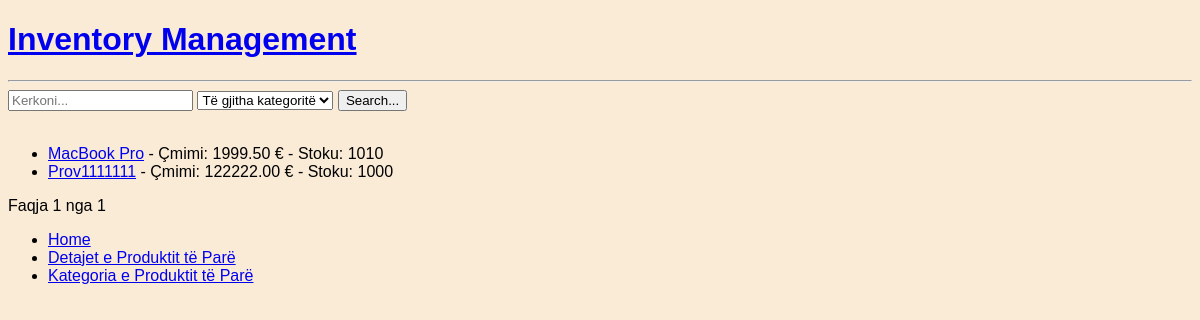
/product_list/, run on an earlier commit of the app's database.
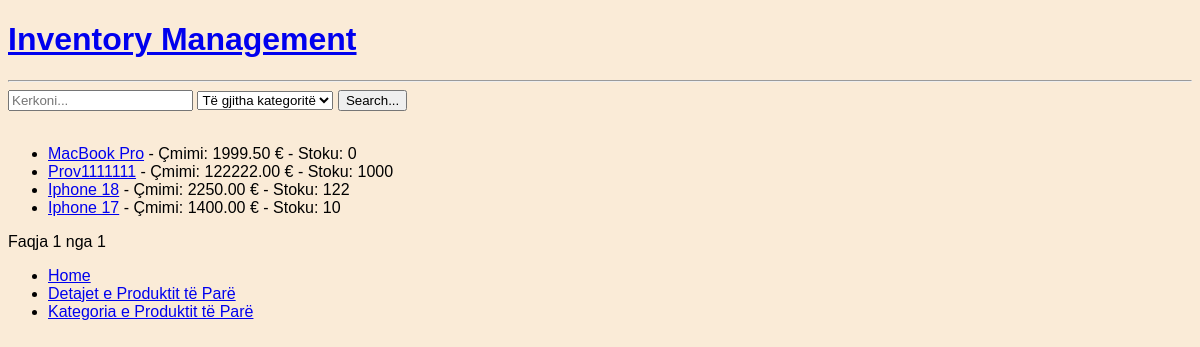
And on a later commit of the database.
### stock/models.py (models this page shows, shortened)
class Product(models.Model):
    category = models.ForeignKey(Category, on_delete=models.CASCADE)
    name = models.CharField(max_length=255)
    description = models.TextField(null=True, blank=True)
    price = models.DecimalField(max_digits=10, decimal_places=2)
    stock_quantity = models.PositiveIntegerField(default=0)
    minimum_stock = models.PositiveIntegerField(default=5)
    created_at = models.DateTimeField(auto_now_add=True)
    updated_at = models.DateTimeField(auto_now=True)

### stock/views.py (the view)
# urls.py: path('product_list/', views.product_list, name='product_list'),
def product_list(request):
    query = request.GET.get('q', '')
    category_id = request.GET.get('category', '')
    products = Product.objects.all()
    if query:
        products = products.filter(Q(name__icontains=query) | Q(description__icontains=query))
    if category_id:
        products = products.filter(category_id=category_id)
    paginator = Paginator(products, 10)
    page_number = request.GET.get('page')
    page_obj = paginator.get_page(page_number)
    categories = Category.objects.all()
    return render(request, 'product_list.html', {'query':query, 'category_id':category_id, 'products':products, 'paginator':paginator,
                    'page_number':page_number, 'page_obj':page_obj, 'categories':categories})

### templates/product_list.html (shortened to what this page needs)
{% extends 'main.html' %}
{% block content %}
<div>
    <form method="GET" action="{% url 'product_list' %}" >
        <input type="text" name="q" placeholder="Kerkoni..." value="{{ request.GET.q }}">
            <select name="category">
                <option value="">Të gjitha kategoritë</option>
            </select>
        <button type="submit">Search...</button>
    </form>
    <br>
    {% if page_obj %}
        <ul>
            {% for product in page_obj %}
                <li>
                    <a href="{% url 'product_detail' product.id %}">{{ product.name }}</a>
                    - Çmimi: {{ product.price }} €
                    - Stoku: {{ product.stock_quantity }}
                </li>
            {% endfor %}
        </ul>
        <div>
            Faqja {{ page_obj.number }} nga {{ page_obj.paginator.num_pages }}
        </div>
    {% else %}
        <p>Nuk u gjet asnjë produkt.</p>
    {% endif %}
    {% if page_obj %}
        <ul>
            <li><a href="{% url 'home' %}">Home</a></li>
            <li><a href="{% url 'product_detail' page_obj.0.id %}">Detajet e Produktit të Parë</a></li>
            <li><a href="{% url 'category_detail' page_obj.0.category.id %}">Kategoria e Produktit të Parë</a></li>
        </ul>
    {% endif %}
</div>
{% endblock content %}

What changed in the data, as far as the page shows it:
changed Product "MacBook Pro": stock_quantity "1010" → "0"
added Product: name "Iphone 18", price "2250.00", stock_quantity "122"
added Product: name "Iphone 17", price "1400.00", stock_quantity "10"
